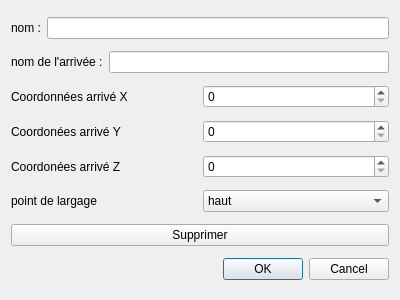
<?xml version="1.0" encoding="UTF-8"?>
<ui version="4.0">
 <class>EditerTransporteur</class>
 <widget class="QDialog" name="EditerTransporteur">
  <property name="geometry">
   <rect>
    <x>0</x>
    <y>0</y>
    <width>400</width>
    <height>300</height>
   </rect>
  </property>
  <property name="windowTitle">
   <string>Dialog</string>
  </property>
  <layout class="QVBoxLayout" name="verticalLayout">
   <item>
    <layout class="QHBoxLayout" name="lay_nom">
     <item>
      <widget class="QLabel" name="text_nom">
       <property name="text">
        <string>nom :</string>
       </property>
      </widget>
     </item>
     <item>
      <widget class="QLineEdit" name="bar_nom"/>
     </item>
    </layout>
   </item>
   <item>
    <layout class="QHBoxLayout" name="lay_arr">
     <item>
      <widget class="QLabel" name="text_arr">
       <property name="text">
        <string>nom de l'arrivée :</string>
       </property>
      </widget>
     </item>
     <item>
      <widget class="QLineEdit" name="bar_arr"/>
     </item>
    </layout>
   </item>
   <item>
    <layout class="QHBoxLayout" name="lay_cooX">
     <item>
      <widget class="QLabel" name="text_cooX">
       <property name="text">
        <string>Coordonnées arrivé X</string>
       </property>
      </widget>
     </item>
     <item>
      <widget class="QSpinBox" name="nbr_cooX"/>
     </item>
    </layout>
   </item>
   <item>
    <layout class="QHBoxLayout" name="lay_cooY">
     <item>
      <widget class="QLabel" name="text_cooY">
       <property name="text">
        <string>Coordonées arrivé Y</string>
       </property>
      </widget>
     </item>
     <item>
      <widget class="QSpinBox" name="nbr_cooY"/>
     </item>
    </layout>
   </item>
   <item>
    <layout class="QHBoxLayout" name="lay_cooZ">
     <item>
      <widget class="QLabel" name="text_cooZ">
       <property name="text">
        <string>Coordonées arrivé Z</string>
       </property>
      </widget>
     </item>
     <item>
      <widget class="QSpinBox" name="nbr_cooZ"/>
     </item>
    </layout>
   </item>
   <item>
    <layout class="QHBoxLayout" name="lay_largage">
     <item>
      <widget class="QLabel" name="text_largage">
       <property name="text">
        <string>point de largage</string>
       </property>
      </widget>
     </item>
     <item>
      <widget class="QComboBox" name="comb_largage">
       <item>
        <property name="text">
         <string>haut</string>
        </property>
       </item>
       <item>
        <property name="text">
         <string>haut_gauche</string>
        </property>
       </item>
       <item>
        <property name="text">
         <string>gauche</string>
        </property>
       </item>
       <item>
        <property name="text">
         <string>bas_gauche</string>
        </property>
       </item>
       <item>
        <property name="text">
         <string>bas</string>
        </property>
       </item>
       <item>
        <property name="text">
         <string>bas_droite</string>
        </property>
       </item>
       <item>
        <property name="text">
         <string>droite</string>
        </property>
       </item>
       <item>
        <property name="text">
         <string>haut_droite</string>
        </property>
       </item>
      </widget>
     </item>
    </layout>
   </item>
   <item>
    <widget class="QPushButton" name="bout_suprr">
     <property name="text">
      <string>Supprimer</string>
     </property>
    </widget>
   </item>
   <item>
    <widget class="QDialogButtonBox" name="lesboutons">
     <property name="orientation">
      <enum>Qt::Horizontal</enum>
     </property>
     <property name="standardButtons">
      <set>QDialogButtonBox::Cancel|QDialogButtonBox::Ok</set>
     </property>
    </widget>
   </item>
  </layout>
 </widget>
 <resources/>
 <connections>
  <connection>
   <sender>lesboutons</sender>
   <signal>accepted()</signal>
   <receiver>EditerTransporteur</receiver>
   <slot>accept()</slot>
   <hints>
    <hint type="sourcelabel">
     <x>248</x>
     <y>254</y>
    </hint>
    <hint type="destinationlabel">
     <x>157</x>
     <y>274</y>
    </hint>
   </hints>
  </connection>
  <connection>
   <sender>lesboutons</sender>
   <signal>rejected()</signal>
   <receiver>EditerTransporteur</receiver>
   <slot>reject()</slot>
   <hints>
    <hint type="sourcelabel">
     <x>316</x>
     <y>260</y>
    </hint>
    <hint type="destinationlabel">
     <x>286</x>
     <y>274</y>
    </hint>
   </hints>
  </connection>
 </connections>
</ui>
